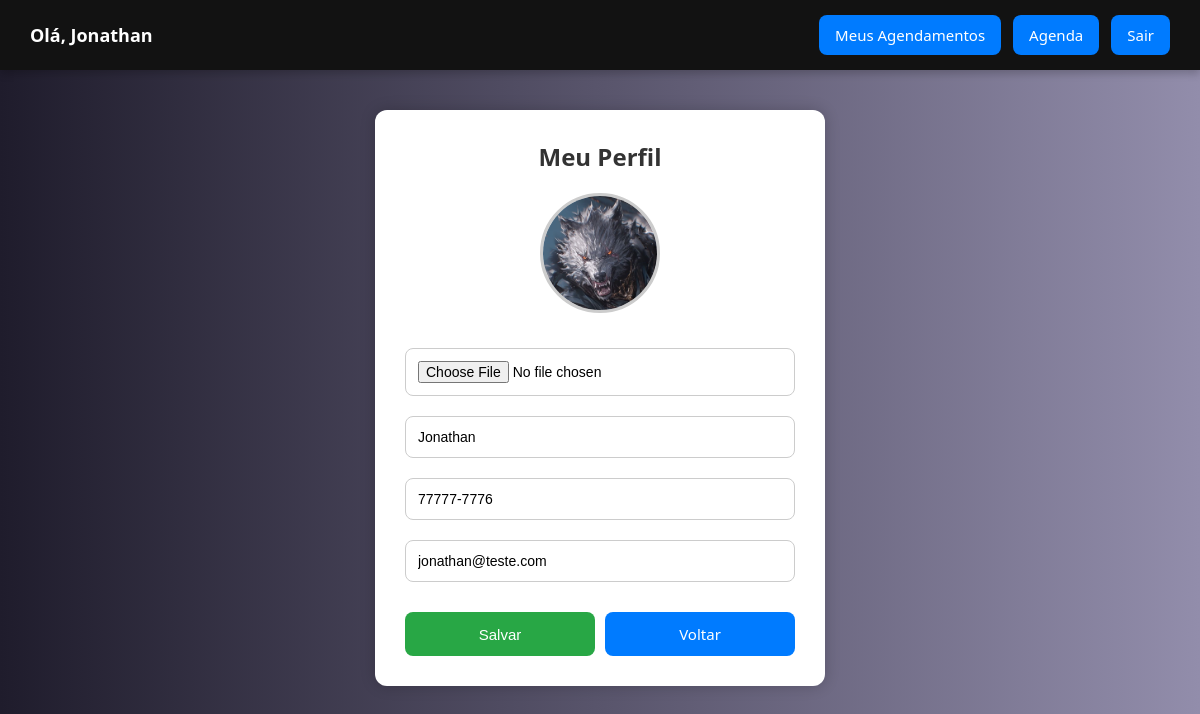
/usuario.php (signed in), run on the app's committed database.
### tables this page shows
CREATE TABLE `clientes` (
  `cliente_id` int(11) NOT NULL,
  `nome` varchar(100) DEFAULT NULL,
  `telefone` varchar(15) DEFAULT NULL,
  `email` varchar(100) DEFAULT NULL,
  `senha` varchar(255) NOT NULL,
  `foto` varchar(255) DEFAULT NULL
);

### usuario.php (the view, shortened to what this page needs)
<?php
include 'backend/conexao.php';
$cliente_id = $_SESSION['id'];
$stmt = $conn->prepare("SELECT nome, telefone, email, foto FROM clientes WHERE cliente_id = ?");
$stmt->bind_param("i", $cliente_id);
$stmt->execute();
$result = $stmt->get_result();
$cliente = $result->fetch_assoc();
?>
<!DOCTYPE html>
<html lang="pt-BR">
<head>
</head>
<body>
    <div class="menu">
        <div class="logo">Olá, <?php echo htmlspecialchars($_SESSION['nome']); ?></div>
        <div class="menu-links">
            <a href="agendamentos.php">Meus Agendamentos</a>
            <a href="barbeiros.php">Agenda</a>
            <a href="backend/sair.php">Sair</a>
        </div>
    </div>
    <div class="container">
        <h2>Meu Perfil</h2>
        <form action="backend/atualizar_usuario.php" method="POST" enctype="multipart/form-data">
            <img src="<?php echo "backend/uploads/" . ($cliente['foto'] ?? 'foto.png'); ?>" alt="Foto do Usuário" class="profile-img">
            <input type="file" name="foto" accept="image/*">
            <input type="text" name="nome" value="<?php echo htmlspecialchars($cliente['nome']); ?>" required>
            <input type="tel" name="phone" value="<?php echo htmlspecialchars($cliente['telefone']); ?>" required>
            <input type="email" name="email" value="<?php echo htmlspecialchars($cliente['email']); ?>" required>
            <div class="buttons">
                <button type="submit" class="save-button">Salvar</button>
                <a href="agendamentos.php" class="back-button">Voltar</a>
            </div>
        </form>
    </div>
</body>
</html>

### usuario.php (style rules this page uses)
* { margin: 0; padding: 0; box-sizing: border-box; }
html { height: 100%; background: linear-gradient(to right, #1f1c2c, #928dab); }
body { font-family: 'Segoe UI', Tahoma, Geneva, Verdana, sans-serif; min-height: 100%; }
.menu { width: 100vw; background: #121212; padding: 15px 30px; display: flex; justify-content: space-between; align-items: center; box-shadow: 0 4px 8px rgba(0,0,0,0.2); position: sticky; top: 0; z-index: 100; }
.menu .logo { color: white; font-size: 18px; font-weight: bold; }
.menu .menu-links { display: flex; gap: 12px; }
.menu .menu-links a { color: white; text-decoration: none; font-size: 15px; padding: 10px 16px; background: #007bff; border-radius: 8px; transition: background 0.3s; }
.container { background: white; padding: 30px; border-radius: 12px; box-shadow: 0 0 15px rgba(0, 0, 0, 0.2); width: 90%; max-width: 450px; margin: 40px auto; text-align: center; }
h2 { color: #333; margin-bottom: 20px; }
.profile-img { width: 120px; height: 120px; border-radius: 50%; object-fit: cover; margin-bottom: 20px; border: 3px solid #ccc; }
input[type="file"], input[type="text"], input[type="tel"], input[type="email"] { width: 100%; padding: 12px; margin: 10px 0; border: 1px solid #ccc; border-radius: 8px; font-size: 14px; }
.buttons { display: flex; gap: 10px; margin-top: 20px; }
button, .back-button { flex: 1; padding: 12px; font-size: 15px; border: none; border-radius: 8px; cursor: pointer; text-align: center; }
button.save-button { background: #28a745; color: white; }
.back-button { background: #007bff; color: white; text-decoration: none; display: flex; align-items: center; justify-content: center; }

### data on the page
clientes: foto (picture), nome "Jonathan", phone "77777-7776", email "jonathan@teste.com"

### other printed values
$_SESSION['nome'] "Jonathan"
